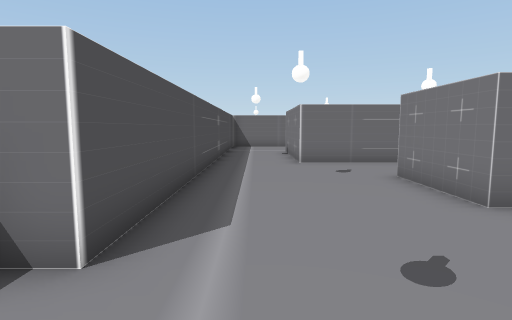
view 1 (above)

24 first-person views from a walk through a 3-D level made in the Unity game engine. The camera is 1.2 m above the floor, tilts 6° down and sees 80° across. The floor is counted in squares, 1 m on a side. Each view is taken from the middle of a square. On the plan, view 1 faces up. The plan holds only what a view shows up to about 13 squares ahead; the rest is blank. The place goes on beyond the plan. The player character is not drawn. Door leaves are left out, so doorways stand open. Some surface patterns are stand-ins.

view 2
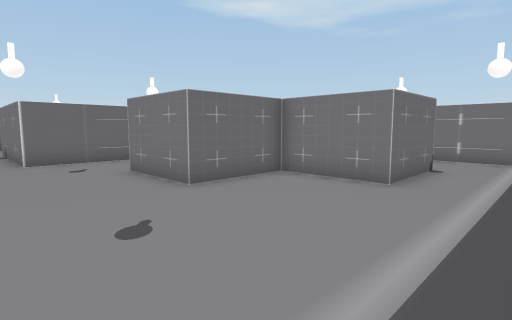

view 3
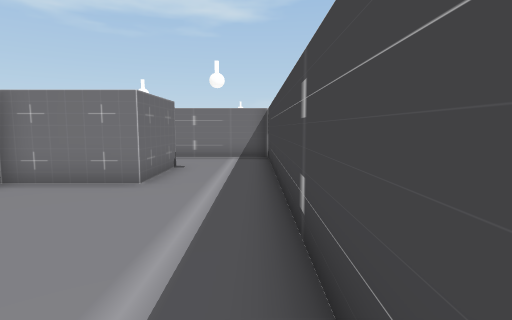

view 4
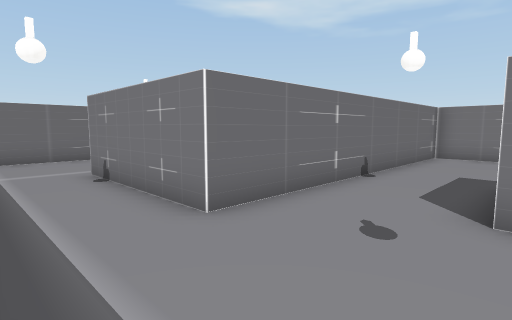

view 5
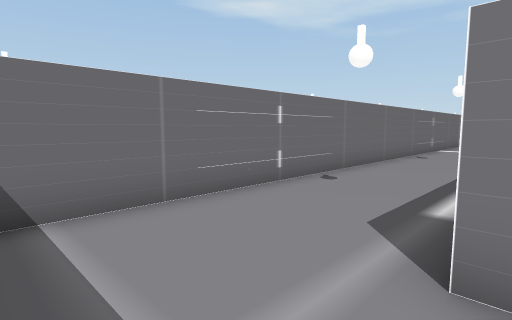

view 6
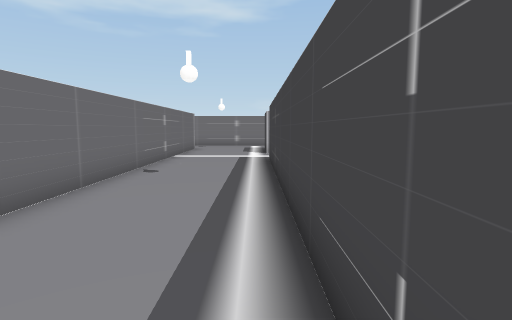

view 7
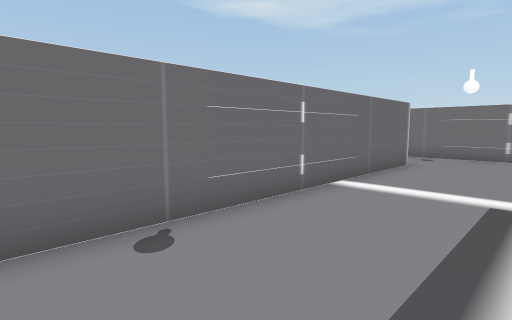

view 8
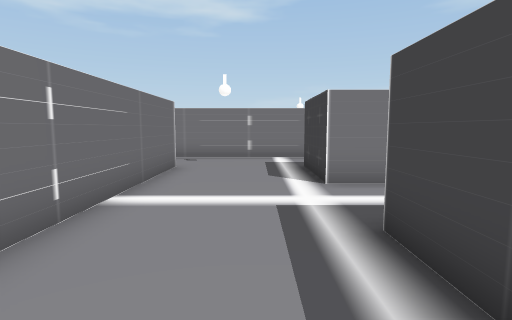

view 9
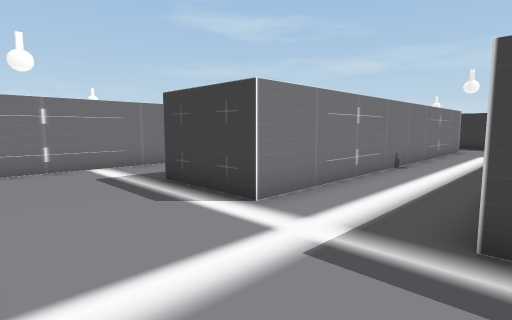

view 10
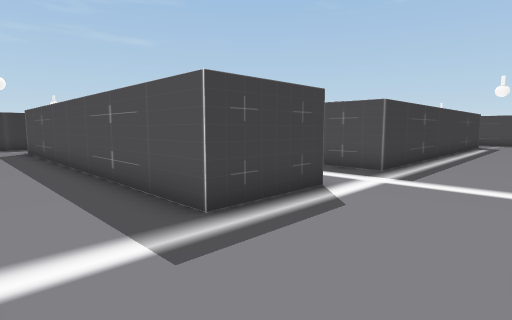

view 11
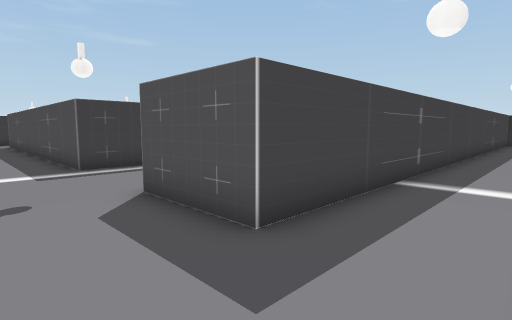

view 12
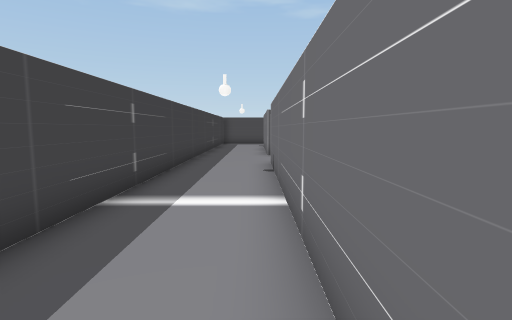

view 13
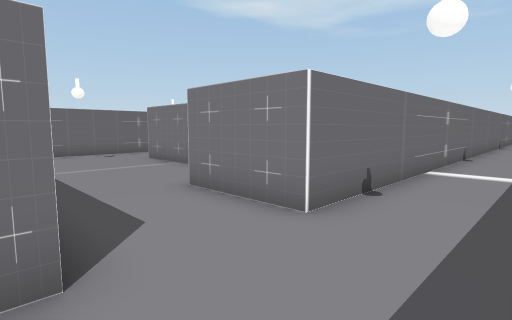

view 14
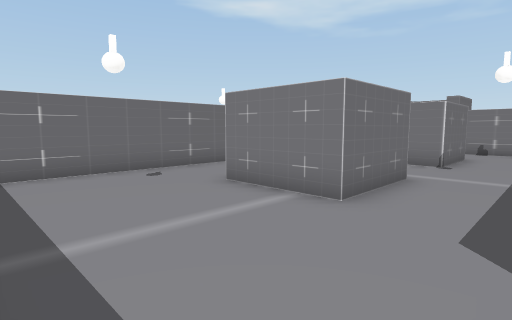

view 15
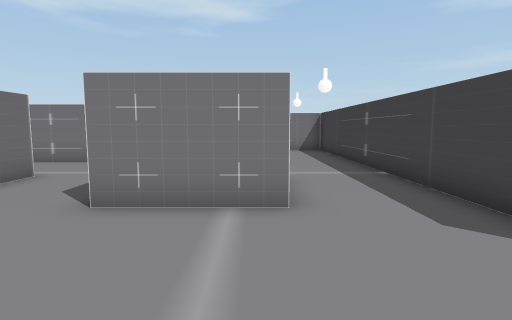

view 16
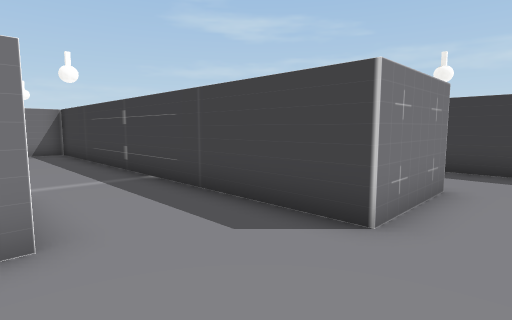

view 17
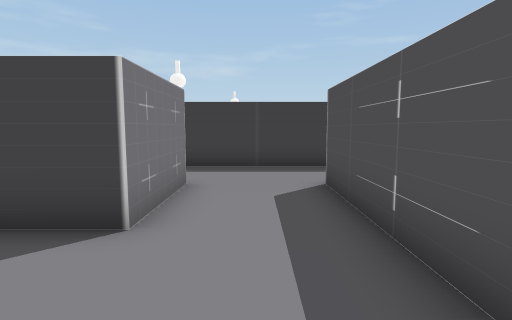

view 18
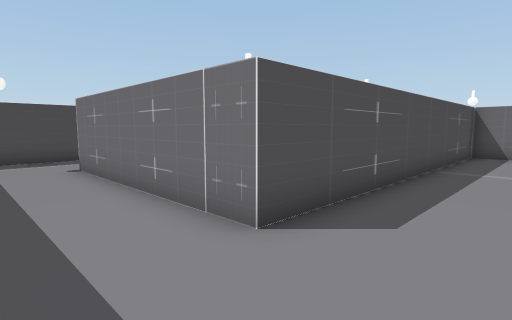

view 19
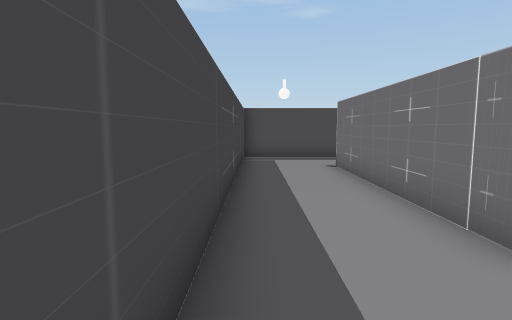

view 20
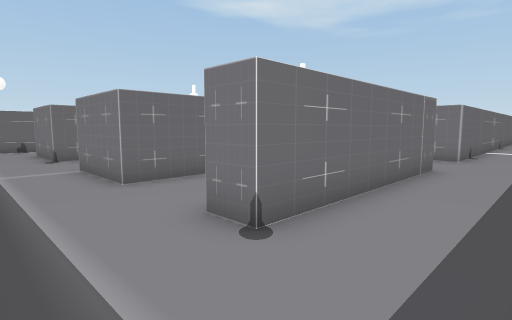

view 21
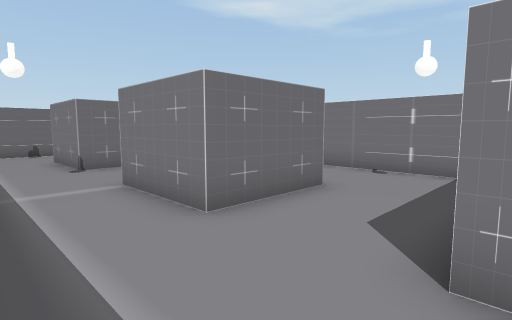

view 22
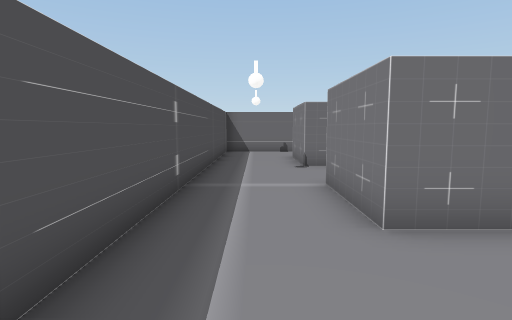

view 23
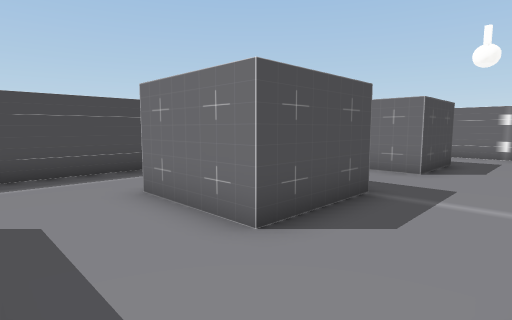

view 24
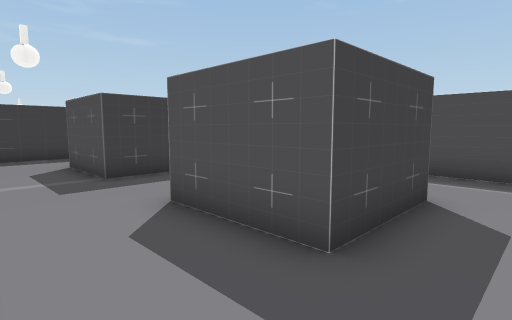

### Floor plan
Points are (right, up) in squares from view 1. A wall is a line through its corners. A room is listed if a view was taken in it or the views show most of it. See-through windows are left out.
Room 1 (views 1, 2, 3, 4, 5, 6, 7, 8, 9, 10, 11, 12, 13, 14, 15, 16, 17, 18, 19, 20, 21, 22, 23, 24)
walls: (4.5, 15.5) (15.5, 15.5) (15.5, 13.5); (7.5, 27.6) (7.5, 31.5); (12.5, 8.4) (12.5, 10.5) (1.5, 10.5) (1.5, 15.5); (3.8, 26.5) (5.9, 26.5); (16.6, 31.5) (13.5, 31.5) (13.5, 34.5); (24.5, 13.9) (24.5, 20.5); (-1.1, 22.5) (21.5, 22.5) (21.5, 19.5) (-0.8, 19.5); (24.1, 25.5) (11.5, 25.5) (11.5, 28.5) (25, 28.5); (-1.5, 13) (-1.5, 2.5) (-2.2, 2.5); (2.8, 32.5) (4.5, 32.5) (4.5, 29.5) (1.5, 29.5) (1.5, 32.5); (22.6, 31.5) (19.5, 31.5) (19.5, 32.5); (18.5, 3.9) (18.5, 15.5) (21.5, 15.5) (21.5, 2.9); (25.5, 28.9) (25.5, 31.1); (9.6, 1.5) (6.5, 1.5) (6.5, 4.5) (3.5, 4.5) (3.5, 7.5); (4.5, 35.5) (1.5, 35.5) (1.5, 38.5) (4.5, 38.5) (4.5, 35.5); (16.5, 37.5) (8.5, 37.5) (8.5, 25.5) (1.5, 25.5) (1.5, 26.5); (19.5, 37.8) (19.5, 39.8); (12.5, -1.6) (12.5, 2.4); (0.5, -1.5) (11.8, -1.5); (-1.5, 39.4) (-1.5, 22.5)

Where each view was taken, in squares from view 1:
view 1: 0 up, 0 right, facing up
view 2: 1 down, 0 right, facing up-right
view 3: 1 down, 0 right, facing right
view 4: 7 up, 1 left, facing up-right
view 5: 15 up, 1 left, facing up-right
view 6: 16 up, 4 right, facing right
view 7: 16 up, 11 right, facing up-right
view 8: 17 up, 12 right, facing right
view 9: 19 up, 15 right, facing down-right
view 10: 19 up, 24 right, facing down-left
view 11: 25 up, 24 right, facing down-left
view 12: 25 up, 22 right, facing left
view 13: 23 up, 8 right, facing up-right
view 14: 29 up, 9 right, facing up-right
view 15: 32 up, 9 right, facing right
view 16: 32 up, 10 right, facing down-right
view 17: 32 up, 10 right, facing down
view 18: 23 up, 11 right, facing up-left
view 19: 23 up, 11 right, facing left
view 20: 23 up, 1 left, facing up-right
view 21: 26 up, 1 left, facing up-right
view 22: 26 up, 0 right, facing up
view 23: 27 up, 7 right, facing up-left
view 24: 40 up, 7 right, facing down-left
